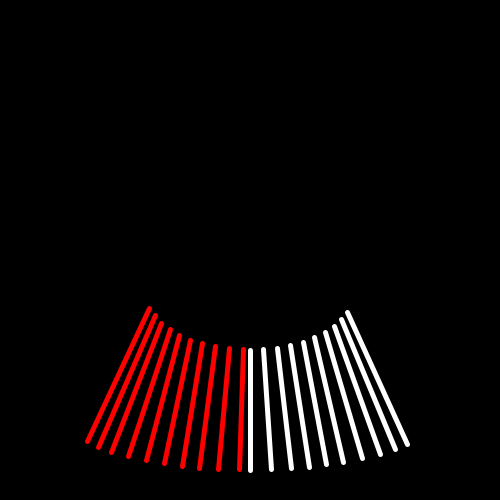
Frame 1 (no input)
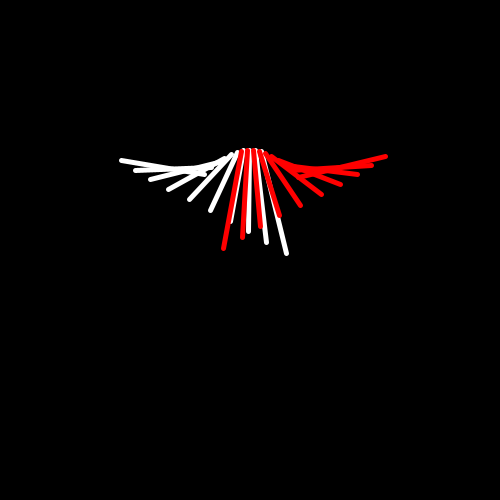
Frame 60 (the mouse pressed at the canvas centre just before this capture)
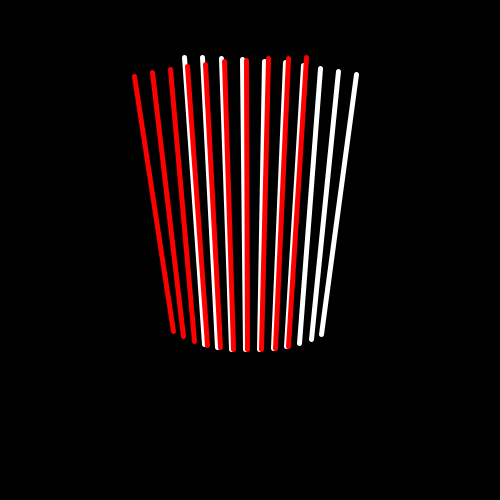
Frame 120 (the mouse held since frame 60 and released just before this capture)

The Processing sketch that drew these frames (run headless with seeded random() and noise(); from frame 60 on, the mouse is pressed at the canvas centre):

// Processing sketch: sinus_5
// ── sinus_5.pde
//********************** Eerste figuur **********************//
float x1(float t) {
return sin(t/10) * 100 + sin(t/5) * 20;  
}

float y1(float t) {
return cos(t/10) * 100;  
}

float x2(float t) {
return sin(t/10) * 200 + sin(t) * 2;  
}

float y2(float t) {
return cos(t/20) * 200 + cos(t/12) * 20;  
}
float t;
static final int NUM_LINES = 10;
//********************** Einde eerste figuur **********************//



//********************** Tweede figuur **********************//
float x3(float p) {
return sin(-p/10) * 100 + sin(-p/5) * 20;  
}

float y3(float p) {
return cos(-p/10) * 100;  
}

float x4(float p) {
return sin(-p/10) * 200 + sin(-p) * 2;  
}

float y4(float p) {
return cos(-p/20) * 200 + cos(-p/12) * 20;  
}
float p;
//static final int NUM_LINES2 = 10;
//********************** Einde Tweede figuur **********************//

void setup(){
background(0);
size(500,500);
}

void draw(){
  background(0);
//stroke(random(255), random(255), random(255));
stroke(255);
strokeWeight(5);
translate(width/2, height/2);

for(int i = 0; i < NUM_LINES; i++) {
  line(x1(t + i), y1(t + i), x2(t + i), y2(t + i));
  }
  
  t += 0.5;
  
  stroke(255,0,0);
  noFill();
for(int e = 0; e < NUM_LINES; e++) {
  line(x3(t + e), y3(t + e), x4(t + e), y4(t + e));
  }
  
  p += 0.5;
}
